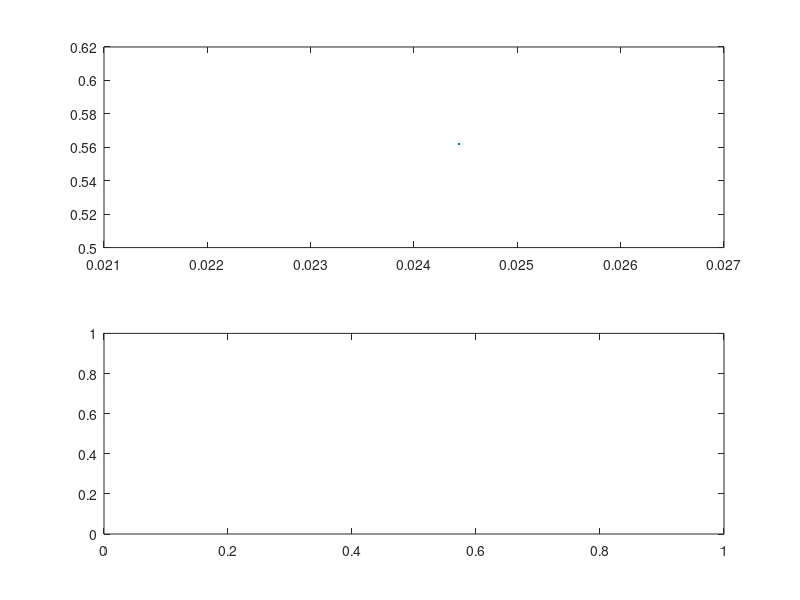

Write the MATLAB code that produced this figure.
x = csvread('micrec04032015_3.csv');
y=(x-512)/1023;
%sound(y,8000)
%%
subplot(2,1,1)
plot(y)
subplot(2,1,2)
spec = abs(fft(y));
plot(spec(1:length(spec)/2))